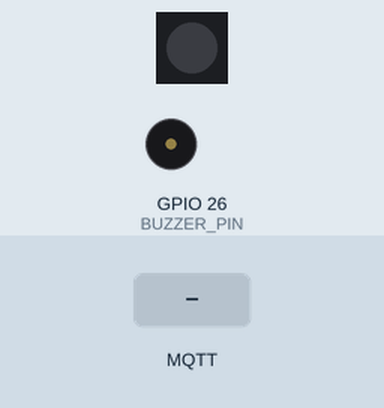
Bench run of a sketch on a simulated ESP32. Parts: 1 RGB LEDs in strip order, left to right, buzzer (waves = sounding). Inputs (shaded band) come from the test bench. Dim RGB values are drawn brighter than linear; WiFi joins after 1.5 s; servers stay silent unless stated; no MQTT or app messages arrive unless stated; what the sketch prints to the serial monitor is not drawn.

Above: at 2.8 s.
2.9 s: MQTT message "RED" arrives on the first subscribed topic
At 4.0 s:
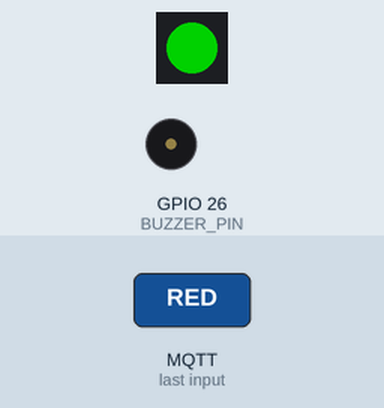
5.9 s: MQTT message "GREEN" arrives on the first subscribed topic
At 7.0 s:
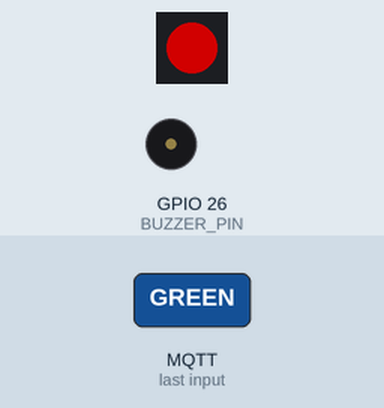
8.9 s: MQTT message "BLUE" arrives on the first subscribed topic
At 10.0 s:
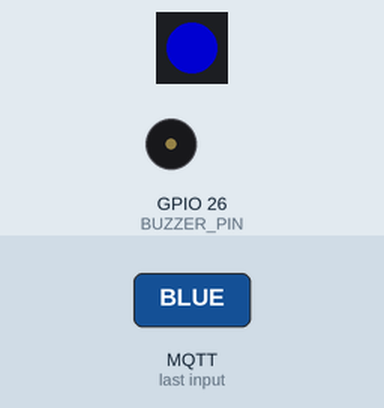
11.9 s: MQTT message "BUZZER_ON" arrives on the first subscribed topic
At 13.0 s:
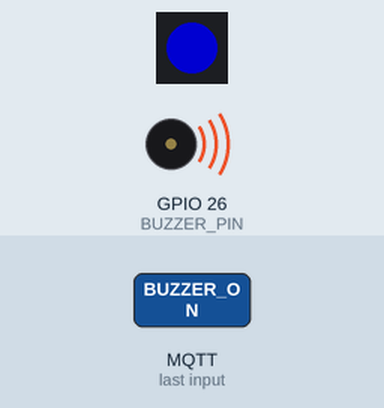
14.9 s: MQTT message "LED_OFF" arrives on the first subscribed topic
17.9 s: MQTT message "BLUE" arrives on the second subscribed topic
At 18.5 s:
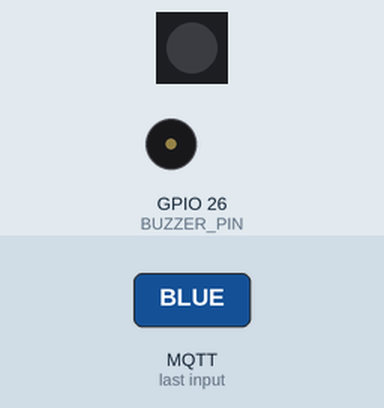
Timing chart, 0 to 21.9 s (numbered marks = the images above; inputs shaded):
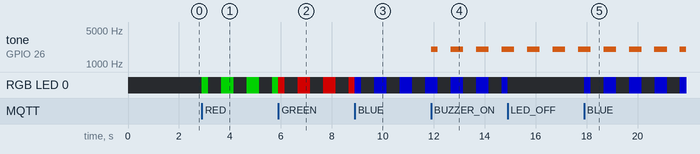

The sketch:

RemoteControl_LED_Buzzer.ino
```cpp
/*
 * RemoteControl_LED_Buzzer
 * ------------------------
 * MQTT remote control for a user-study station: one addressable RGB LED
 * (WS2812 on GPIO 25) and a passive piezo buzzer (GPIO 26).
 *
 * LED and buzzer are controlled INDEPENDENTLY and can run SIMULTANEOUSLY.
 * Default at boot: both OFF. Blink/beep cadence: 500 ms on / 500 ms off,
 * driven by non-blocking millis() timing so MQTT stays responsive.
 *
 * Commands (MQTT payload, case-insensitive) sent to either:
 *     study/station/<STATION_ID>/cmd   (this station only)
 *     study/station/all/cmd            (every station at once)
 *
 *     RED         -> LED blinks red
 *     GREEN       -> LED blinks green
 *     BLUE        -> LED blinks blue
 *     LED_OFF     -> LED off
 *     BUZZER_ON   -> buzzer beeps
 *     BUZZER_OFF  -> buzzer off
 *     ALL_OFF     -> LED + buzzer off (reset between trials)
 *
 * Status: publishes "online" to study/station/<STATION_ID>/status on connect,
 * and an MQTT last-will "offline" if the station drops (lets you spot a dead
 * station during a session).
 *
 * Requires libraries: Adafruit NeoPixel, PubSubClient (both already installed).
 * Buzzer uses tone()/noTone() (ESP32 Arduino core 3.x).
 */

#include <WiFi.h>
#include <PubSubClient.h>
#include <Adafruit_NeoPixel.h>

// ---------- STATION CONFIG ----------
#define WIFI_SSID    "YOUR_WIFI_SSID"
#define WIFI_PASS    "YOUR_WIFI_PASSWORD"
// Mac's mDNS name (works on any local network without knowing its IP).
// Found via: scutil --get LocalHostName  ->  bingkun-mac
#define MQTT_HOST    "bingkun-mac.local"
// Give each physical station a UNIQUE id: "1", "2", "3", ...
#define STATION_ID   "1"
// ------------------------------------

#define MQTT_PORT    1883
#define DATA_PIN     25     // WS2812 Data In
#define BUZZER_PIN   26     // passive piezo
#define BUZZER_FREQ  2000   // Hz; adjust to your buzzer's loudest pitch
#define BLINK_MS     500    // on/off period for both LED and buzzer
#define LED_BRIGHT   120    // 0-255

Adafruit_NeoPixel led(1, DATA_PIN, NEO_GRB + NEO_KHZ800);
WiFiClient   wifiClient;
PubSubClient mqtt(wifiClient);

// Topics (built once in setup)
char topicCmd[48];
char topicAll[48];
char topicStatus[48];

// ---- State (default: everything off) ----
enum LedMode { LED_OFF_MODE, LED_RED, LED_GREEN, LED_BLUE };
LedMode ledMode  = LED_OFF_MODE;
bool    buzzerOn = false;

bool          phase = false;          // shared 500 ms on/off phase
unsigned long lastToggle = 0;

// Apply current state to the hardware for the given phase.
void applyOutputs() {
  // LED
  uint32_t color = 0;
  if (ledMode != LED_OFF_MODE && phase) {
    switch (ledMode) {
      // This LED's R/G channels are swapped vs the NEO_GRB assumption,
      // so RED and GREEN use exchanged values to display correctly.
      case LED_RED:   color = led.Color(0,   255, 0);   break;
      case LED_GREEN: color = led.Color(255, 0,   0);   break;
      case LED_BLUE:  color = led.Color(0,   0,   255); break;
      default: break;
    }
  }
  led.setPixelColor(0, color);
  led.show();

  // Buzzer
  if (buzzerOn && phase) tone(BUZZER_PIN, BUZZER_FREQ);
  else                   noTone(BUZZER_PIN);
}

void handleCommand(String cmd) {
  cmd.trim();
  cmd.toUpperCase();

  if      (cmd == "RED")        ledMode = LED_RED;
  else if (cmd == "GREEN")      ledMode = LED_GREEN;
  else if (cmd == "BLUE")       ledMode = LED_BLUE;
  else if (cmd == "LED_OFF")    ledMode = LED_OFF_MODE;
  else if (cmd == "BUZZER_ON")  buzzerOn = true;
  else if (cmd == "BUZZER_OFF") buzzerOn = false;
  else if (cmd == "ALL_OFF")  { ledMode = LED_OFF_MODE; buzzerOn = false; }
  else { Serial.printf("Unknown command: %s\n", cmd.c_str()); return; }

  Serial.printf("Command: %s\n", cmd.c_str());
  applyOutputs();   // respond immediately, don't wait for next toggle
}

void onMessage(char* topic, byte* payload, unsigned int len) {
  String msg;
  for (unsigned int i = 0; i < len; i++) msg += (char)payload[i];
  handleCommand(msg);
}

void connectWifi() {
  Serial.printf("WiFi: connecting to %s", WIFI_SSID);
  WiFi.mode(WIFI_STA);
  WiFi.begin(WIFI_SSID, WIFI_PASS);
  while (WiFi.status() != WL_CONNECTED) {
    delay(400);
    Serial.print(".");
  }
  Serial.printf("\nWiFi: connected, IP %s\n", WiFi.localIP().toString().c_str());
}

void connectMqtt() {
  while (!mqtt.connected()) {
    String clientId = String("station-") + STATION_ID + "-" + String((uint32_t)ESP.getEfuseMac(), HEX);
    Serial.printf("MQTT: connecting to %s:%d ...", MQTT_HOST, MQTT_PORT);
    // Last will: broker publishes "offline" (retained) if we drop unexpectedly.
    if (mqtt.connect(clientId.c_str(), nullptr, nullptr,
                     topicStatus, 0, true, "offline")) {
      Serial.println(" connected");
      mqtt.publish(topicStatus, "online", true);
      mqtt.subscribe(topicCmd);
      mqtt.subscribe(topicAll);
      Serial.printf("Subscribed: %s  and  %s\n", topicCmd, topicAll);
    } else {
      Serial.printf(" failed (rc=%d), retry in 2s\n", mqtt.state());
      delay(2000);
    }
  }
}

void setup() {
  Serial.begin(115200);
  pinMode(BUZZER_PIN, OUTPUT);
  led.begin();
  led.setBrightness(LED_BRIGHT);
  led.show();   // start dark

  snprintf(topicCmd,    sizeof(topicCmd),    "study/station/%s/cmd",    STATION_ID);
  snprintf(topicAll,    sizeof(topicAll),    "study/station/all/cmd");
  snprintf(topicStatus, sizeof(topicStatus), "study/station/%s/status", STATION_ID);

  connectWifi();
  mqtt.setServer(MQTT_HOST, MQTT_PORT);
  mqtt.setCallback(onMessage);
  connectMqtt();

  applyOutputs();   // enforce default-off state
}

void loop() {
  if (WiFi.status() != WL_CONNECTED) connectWifi();
  if (!mqtt.connected()) connectMqtt();
  mqtt.loop();

  unsigned long now = millis();
  if (now - lastToggle >= BLINK_MS) {
    lastToggle = now;
    phase = !phase;
    applyOutputs();
  }
}
```

Measured:
- after the input at 2.9 s, RGB LED 0: off → RGB(0, 120, 0) at once, then repeats every 1.0 s: off 0.50 s, RGB(0, 120, 0) 0.50 s
- after the input at 11.9 s, tone on GPIO 26 (BUZZER_PIN): silent → 2000 Hz at once, then repeats every 1.0 s: silent 0.50 s, 2000 Hz 0.50 s
- after the input at 17.9 s, RGB LED 0: off → RGB(0, 0, 120) at once, then repeats every 1.0 s: off 0.50 s, RGB(0, 0, 120) 0.50 s
